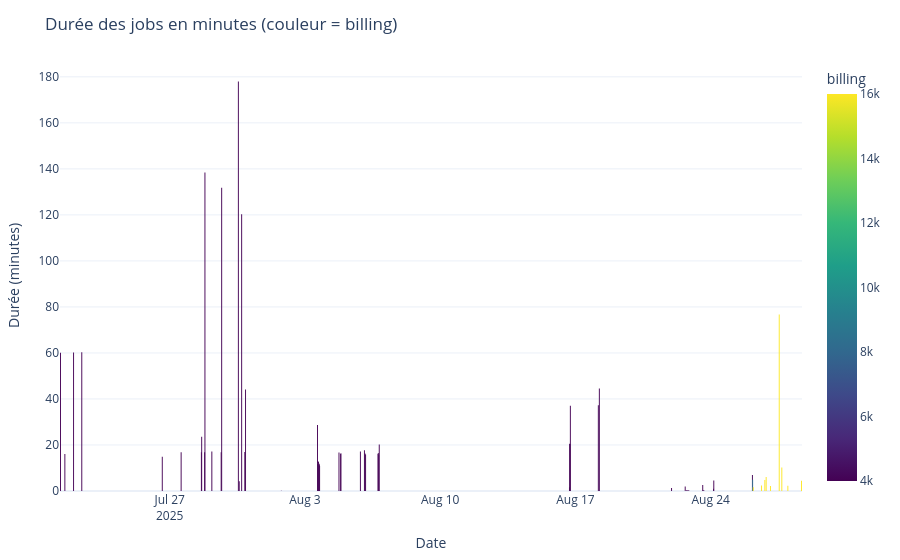

Notebook cell for this chart:
### Markdown cell above
Graphique qui représente les tâches soumises dans le temps avec la durée en axe y. La couleur des barres correspond au montant de billing, c’est‑à‑dire la quantité de ressources demandées par la tâche.

### Code cell
# jobs_df = ... # ton DataFrame (colonnes: JobID, Start, End, billing)
fig = plot_job_durations_by_start(
    df=jobs_frame,
    color_scale="Viridis",       # ou "Turbo", "Plasma", "Cividis", ...
    title="Durée des jobs en minutes (couleur = billing)",
    sort_by_start=True,
    show=True
)
